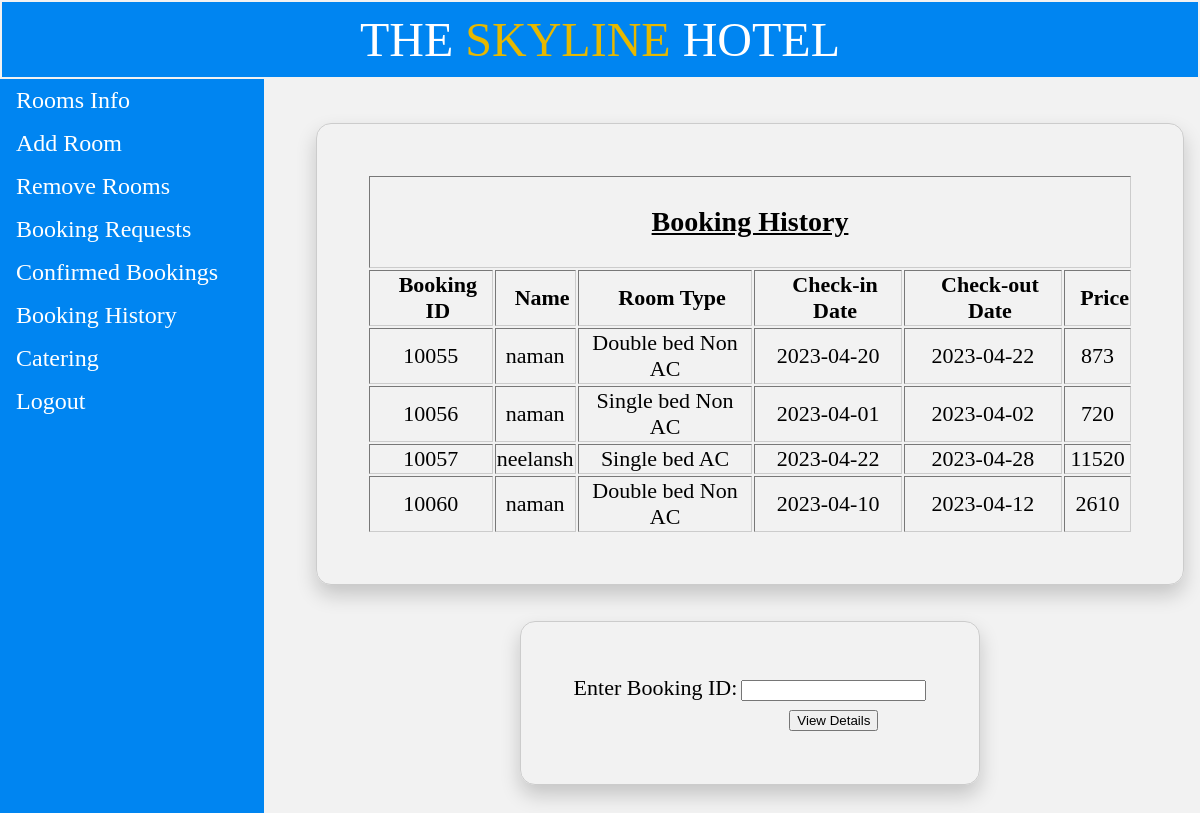
/booking_history.php, run on the app's committed database.
### tables this page shows
CREATE TABLE `booked_hist` (
  `phone` bigint(11) NOT NULL,
  `name` varchar(20) NOT NULL,
  `idproof` varchar(20) NOT NULL,
  `room_type` varchar(20) NOT NULL,
  `checkin` date NOT NULL,
  `checkout` date NOT NULL,
  `days` int(11) NOT NULL,
  `swimming` varchar(5) NOT NULL,
  `price` int(11) NOT NULL,
  `book_id` int(11) NOT NULL,
  `Room_no` varchar(255) DEFAULT NULL
);

### booking_history.php (the view, shortened to what this page needs)
<!DOCTYPE html>
<html>
<head>
</head>
<body>
	<table style="width: 100%;">
		<tr>
			<td id="td1" style="padding: 10px; font-size: 48px;">THE <p style="color: #e6b800; display: inline;">SKYLINE</p> HOTEL</td>
		</tr>
	</table>
	<ul>
		<li><a href="admin_view.php">Rooms Info</a></li>
		<li><a href="add_room_admin.php">Add Room</a></li>
		<li><a href="remove_room_admin.php">Remove Rooms</a></li>
		<li><a href="admin_room_status.php">Booking Requests</a></li>
		<li><a href="confirmed_bookings.php">Confirmed Bookings</a></li>
		<li><a href="booking_history.php">Booking History</a></li>
		<li><a href="catering.php">Catering</a></li>
		<li><a href="index.php">Logout</a></li>
	</ul>
	<div style="margin-left:25%;padding:1px 16px;height:1000px;">
		<table class="basic_box" border="1">
			<tr>
				<td colspan="6">
					<p style="font-size: 28px; text-align: center; text-decoration: underline;"><b>Booking History</b></p>
				</td>
			<tr>
				<th>Booking ID</th>
				<th>Name</th>
				<th>Room Type</th>
				<th>Check-in Date</th>
				<th>Check-out Date</th>
				<th>Price</th>
			</tr>
			<tr>
				<?php
				$conn = new mysqli("localhost", "root", "", "iwp");
				$sql1 = "SELECT * from booked_hist";
				if ($result = mysqli_query($conn, $sql1)) {
					while ($row = mysqli_fetch_row($result)) {
				?>
						<td><?php echo $row[9]; ?></td>
						<td><?php echo $row[1]; ?></td>
						<td><?php echo $row[3]; ?></td>
						<td><?php echo $row[4]; ?></td>
						<td><?php echo $row[5]; ?></td>
						<td><?php echo $row[8]; ?></td>
			</tr><?php
					}
				} ?>
		</table><br><br>
		<table class="basic_box">
			<tr>
				<td colspan="1">Enter Booking ID:</td>
				<td colspan="2">
					<form action="admin_room_history.php" method="post">
						<input type="number" name="book_id">
				</td>
			</tr>
			<tr>
				<td></td>
				<td style="text-align: center;"><button type="submit">View Details</button></td>
			</tr>
		</table>
	</div>
</body>
</html>

### booking_history.php (style rules this page uses)
body { margin: 0; background: #f2f2f2; }
table { font-size: 22px; }
td { text-align: center; }
.basic_box { border: 1px solid #ccc; border-radius: 15px; margin: auto; padding: 50px; box-shadow: 0 10px 20px rgba(0, 0, 0, 0.19); }
#td1 { background-color: #0085F1; color: white; border: 10px; margin-top: -10px; padding: 10px; }
th { font-weight: bold; padding-left: 15px; }
ul { list-style-type: none; margin: 0; padding: 0; width: 22%; font-size: 24px; background-color: #0085F1; text-decoration: none; position: fixed; height: 100%; overflow: auto; }
li { color: white; }
li a { display: block; color: white; padding: 8px 16px; text-decoration: none; }

### data on the page
booked_hist: book_id "10055", name "naman", room_type "Double bed Non AC", checkin "2023-04-20", checkout "2023-04-22", price "873"
booked_hist: book_id "10056", name "naman", room_type "Single bed Non AC", checkin "2023-04-01", checkout "2023-04-02", price "720"
booked_hist: book_id "10057", name "neelansh", room_type "Single bed AC", checkin "2023-04-22", checkout "2023-04-28", price "11520"
booked_hist: book_id "10060", name "naman", room_type "Double bed Non AC", checkin "2023-04-10", checkout "2023-04-12", price "2610"
